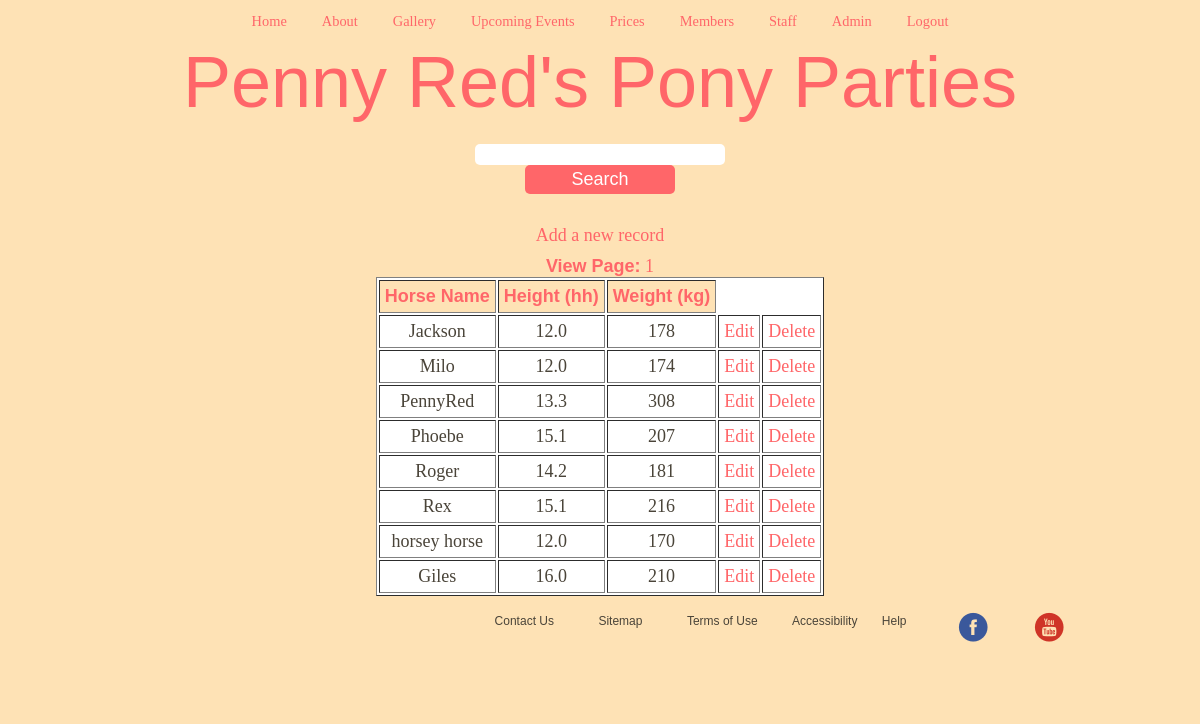
The app's page /Members/Staff/horses.php (signed in) with its own data.
### tables this page shows
CREATE TABLE `horses` (
`horseid` int(11) NOT NULL,
  `horsename` varchar(32) NOT NULL,
  `height` decimal(3,1) NOT NULL,
  `weight` int(3) NOT NULL
);

### Members/Staff/horses.php (the view, shortened to what this page needs)
<?php
include ("../headerm.php");
?>
<br />
    <form method="POST" action="<?php echo $_SERVER['PHP_SELF'];?>">
        <input type="text" name="search">
        <input type="submit" name="searchButton" value="Search">
    </form>
<br>
<p><a href="newhorse.php">Add a new record</a></p>
<?php
	$per_page = 10;
	$result = mysql_query("SELECT * FROM horses");
	$total_results = mysql_num_rows($result);
	$total_pages = ceil($total_results / $per_page);
	if (isset($_GET['page']) && is_numeric($_GET['page']))
	{
		$show_page = $_GET['page'];
		if ($show_page > 0 && $show_page <= $total_pages)
		{
			$start = ($show_page -1) * $per_page;
			$end = $start + $per_page;
		}
		else
		{
			$start = 0;
			$end = $per_page;
		}
	}
	else
	{
		$start = 0;
		$end = $per_page;
	}
	echo "<p><a href='horses.php'><b>View Page:</b> ";
	for ($i = 1; $i <= $total_pages; $i++)
	{
		echo "<a href='horses.php?page=$i'>$i</a> ";
	}
	echo "</p>";
	echo "<table border='1' cellpadding='10'>";
	echo "<tr class='header'> <th>Horse Name</th><th>Height (hh)</th> <th>Weight (kg)</th></tr>";
	for ($i = $start; $i < $end; $i++)
	{
		if ($i == $total_results) { break; }
		echo "<tr>";
		echo '<td>' . mysql_result($result, $i, 'horsename') . '</td>';
		echo '<td>' . mysql_result($result, $i, 'height') . '</td>';
		echo '<td>' . mysql_result($result, $i, 'weight') . '</td>';
		echo '<td><a href="edithorse.php?horseid=' . mysql_result($result, $i, 'horseid') . '" style="background-color: white;">Edit</a></td>';
		echo '<td><a href="deletehorse.php?horseid=' . mysql_result($result, $i, 'horseid') . '" style="background-color: white;" onclick="return makesure();">Delete</a></td>';
		echo "</tr>";
	}
	echo "</table>";
?>
</body>
</html>

### PR.css (style rules this page uses)
* { margin: 0; padding: 0; font-size: 18px; font-family: "Wingdings", sans-serif; background-color: #fee2b5; }
html, body { height: 100%; }
body { width: 1000px; margin: auto; }
p { color: #4a4439; margin-top: 10px; font-family: "KG Miss Kindergarten", Georgia, Serif; font-size: 1em; text-align: center; }
a { font-family: "KG Miss Kindergarten", Georgia, Serif; }
input, text, date, time { margin-left: 10px; -moz-box-sizing: border-box; -webkit-box-sizing: border-box; box-sizing: border-box; border-radius: 5px; margin-bottom: 5px; background-color: white; color: #ff6669; border-style: none; margin: 0; padding: 0; transition: all .3s; width: 250px; }
td { font-family: "KG Miss Kindergarten", Georgia, Serif; color: #4a4439; padding: 5px; background-color: white; }
input[type="submit"] { background: #ff6669; color: white; display: block; margin: 0 auto; padding: 4px 0; width: 150px; cursor: pointer; }
#termsofuse p, ol, ul, li { text-align: left; font-family: Arial; color: #4a4439; font-size: 16px; }
ul { padding: 15px; }
body { text-align: center; }
a, a:link, a:active { color: #ff6669; outline: none; text-decoration: none; }
.header { background-color: #fee2b5; }
th { padding: 5px; color: #ff6669; }
table { margin-left: auto; margin-right: auto; background-color: white; }
#footercontainer { clear: both; width: 100%; height: 100px; bottom:0; left:0; top: 100%; }
#footercontainer a, li { color: #4a4439; list-style-type: none; font-family: Arial; font-size: 12px; display: inline; padding: 10px; }
#footer1 { float: right; margin-left: 20%; margin-right: -60px; }
#footer3 { float: right; margin-left: 5%; }

### records on screen
horses: horsename "Jackson", height "12.0", weight "178"
horses: horsename "Milo", height "12.0", weight "174"
horses: horsename "PennyRed", height "13.3", weight "308"
horses: horsename "Phoebe", height "15.1", weight "207"
horses: horsename "Roger", height "14.2", weight "181"
horses: horsename "Rex", height "15.1", weight "216"
horses: horsename "horsey horse", height "12.0", weight "170"
horses: horsename "Giles", height "16.0", weight "210"
